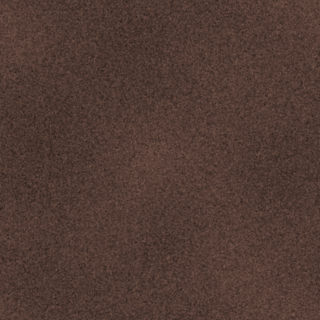
#> input picture .claude/review/bruce_model/tex/bank.png, 320 x 320 px; its folder holds 4 pictures in this run
$ python texstd.py
#> lines starting #> are read from the running program, lines starting #| are printed output that depends on the picture
import sys,glob,os
import numpy as np
from PIL import Image
Image.MAX_IMAGE_PIXELS=None
fs=sorted(glob.glob('tex/*.png'))+glob.glob('data/gmhba/prep/ground_baked.png')+glob.glob('out/gmhba/ground_baked.png')
for f in fs:
    a=np.asarray(Image.open(f).convert('L').reduce(4) if os.path.getsize(f)>2e7 else Image.open(f).convert('L'),dtype=np.float32)
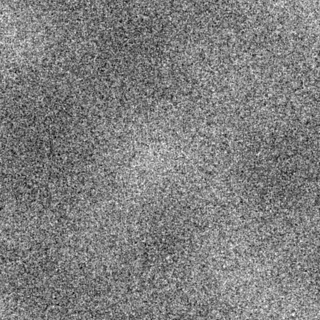
#> a: shape (320, 320) float32; min 34, max 96, mean 65.1; drawn with min black and max white
    print('%-45s %6.1f %s'%(f,a.std(),'LOW' if a.std()<10 else ''))
#| .claude/review/bruce_model/tex/bank.png    7.2 LOW
